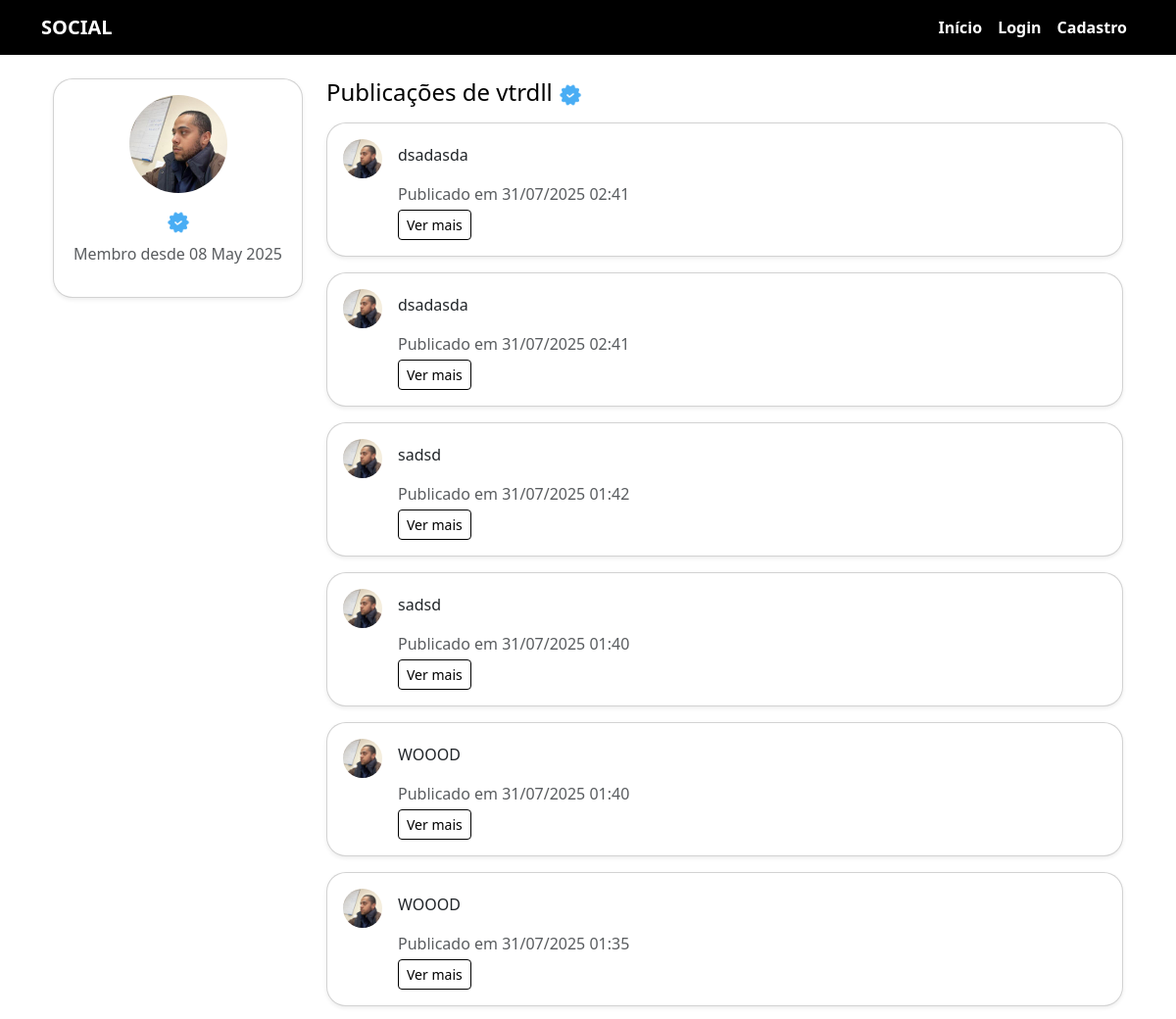
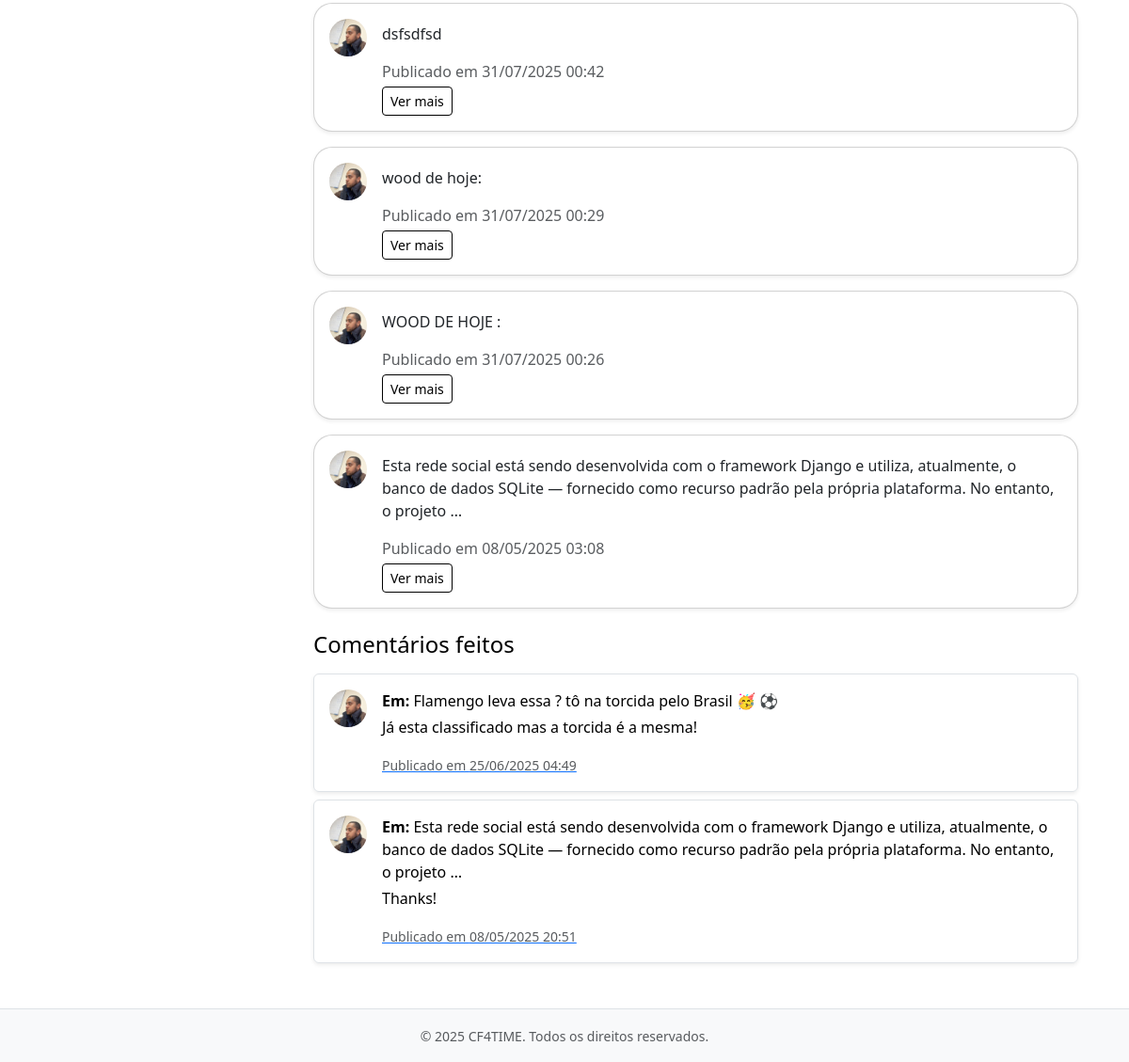
/profile/1/, run on an earlier commit of the app's database (2 pictures, top to bottom).
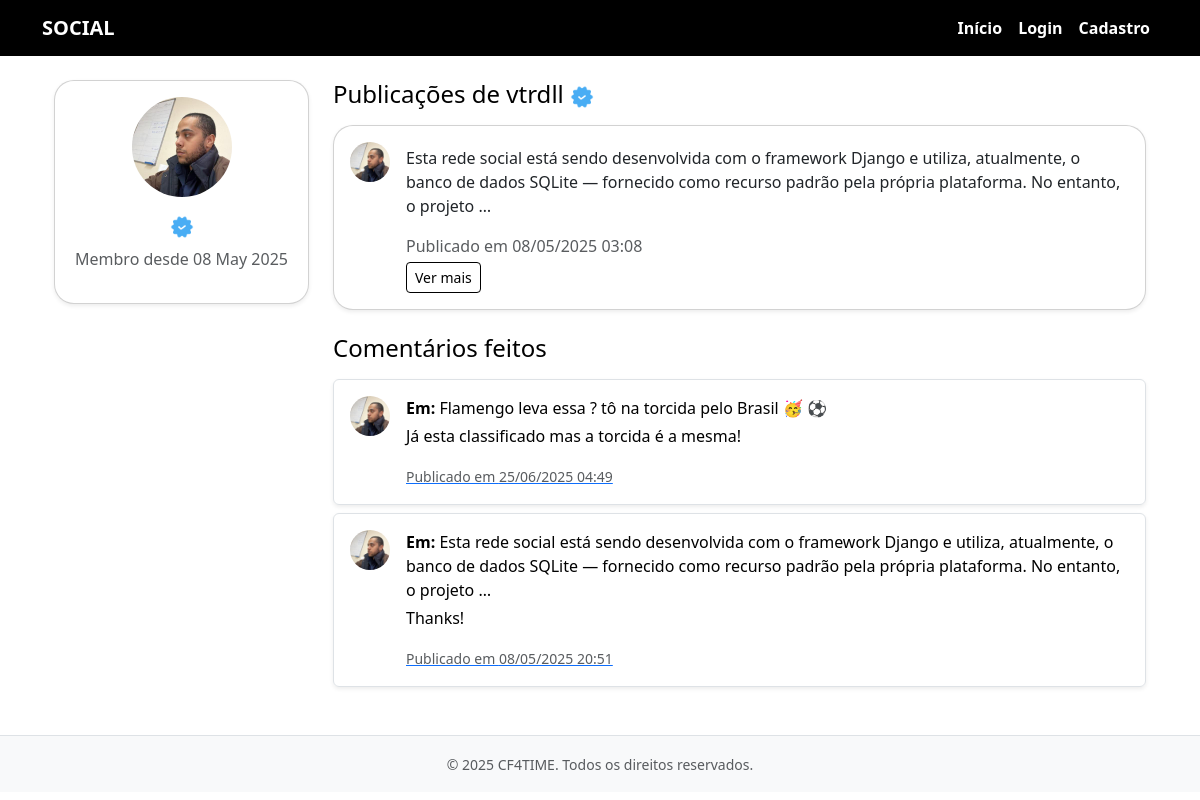
And on a later commit of the database.
### Social/models.py (models this page shows, shortened)
class Post(models.Model):
    author= models.ForeignKey(User, on_delete=models.CASCADE, )
    created_at = models.DateTimeField(auto_now=True, auto_created=True)
    text = models.TextField(max_length=2000)
    like = models.ManyToManyField(User,  related_name= 'liked_post')

class Comment(models.Model):
    author = models.ForeignKey(User, on_delete=models.CASCADE)
    comment = models.TextField(max_length=1000)
    like_comment = models.ManyToManyField(User, related_name='liked_comment')
    created_at = models.DateTimeField(auto_now=True, auto_created=True)
    post  = models.ForeignKey(Post, on_delete=models.CASCADE,)

### account/models.py (models this page shows, shortened)
class Profile (models.Model):
    BOX_CHOICES = (('CF4TIME CAMPINA ', 'CF4TIME CAMPINA'), ('CF4TIME CAMPINA', 'CF4TIME JOCKEY'))
    GENRE_CHOICES =(('MASCULINO', 'MASCULINO'),  ('FEMININO','FEMININO'), ('NÃO-ESPECIFICAR','NÃO-ESPECIFICAR'))
    CATEGORY_CHOICES = (('FITNESS', 'FITNESS'), ('SCALED','SCALED'),('AMADOR', 'AMADOR'), ('RX','RX',), ('MASTER', 'MASTER'))
    genre = models.CharField(choices=GENRE_CHOICES, default = 'NÃO-ESPECIFICAR')
    user = models.OneToOneField(User, on_delete=models.CASCADE)
    photo = models.ImageField(upload_to='media_profile', null=True, blank=True)
    created_at_profile =  models.DateField(auto_now=True)
    birthday = models.DateField(max_length=50, default=timezone.now)
    weight = models.DecimalField(max_digits= 5, decimal_places = 2, validators=[MaxValueValidator (300), MinValueValidator(0)], default=0)
    height = models.DecimalField(max_digits= 5, decimal_places = 2,  default=0)
    category = models.CharField(choices= CATEGORY_CHOICES, default= 'EXPERIMENTAL')
    box = models.CharField(choices = BOX_CHOICES, default = 'DEFAULT')
    is_coach = models.BooleanField(default=False,)

### account/views.py (the view)
# urls.py: path('profile/<int:pk>/', ProfileDetail.as_view(), name='profile-detail'),
class ProfileDetail(DetailView):
    def get(self, request, pk):
        user_profile = get_object_or_404(User, pk=pk)
        posts = Post.objects.filter(author=user_profile).order_by('-created_at')
        comments = Comment.objects.filter(author=user_profile).order_by('-created_at')
        return render(request, 'profile.html', {
            'user_profile': user_profile,
            'posts': posts,
            'comments': comments,
        })

### account/templates/profile.html (shortened to what this page needs)
{% extends "base.html" %}
{% load static %}
{% block content %}
<div class="container">
    <div class="row">
        <div class="col-md-3 mb-4">
            <div class="card shadow-sm text-center">
                <div class="card-body">
                    {% if user_profile.profile.photo %}
                        <img src="{{ user_profile.profile.photo.url }}" class="rounded-circle mb-3" width="100" height="100" style="object-fit: cover;" alt="Foto de perfil">
                    {% else %}
                        <img src="https://via.placeholder.com/100" class="rounded-circle mb-3" alt="Sem foto">
                    {% endif %}
                    <h5 class="card-title">{{ user.username }} <img src="{% static 'verified.png' %}" alt="Verificado" width="24"></h5>
                    <p class="text-muted">Membro desde {{ user_profile.date_joined|date:"d M Y" }}</p>
                </div>
            </div>
        </div>
        <div class="col-md-9">
            <div class="mb-4">
                <h4 class="mb-3">Publicações de {{ user_profile.username }} <img src="{% static 'verified.png' %}" alt="Verificado" width="24"></h4>
                {% if posts %}
                    {% for post in posts %}
                        <div class="card mb-3 shadow-sm">
                            <div class="card-body d-flex align-items-start">
                                {% if post.author.profile.photo %}
                                    <img src="{{ post.author.profile.photo.url }}" class="rounded-circle me-3" width="40" height="40" style="object-fit: cover;" alt="Autor">
                                {% else %}
                                    <img src="https://via.placeholder.com/40" class="rounded-circle me-3" alt="Sem foto">
                                {% endif %}
                                <div>
                                    <p class="card-text">{{ post.text|truncatewords:30 }}</p>
                                    <p class="text-muted mb-1">Publicado em {{ post.created_at|date:"d/m/Y H:i" }}</p>
                                    <a href="{% url 'post-detail' post.pk %}" class="btn btn-sm btn-outline-primary">Ver mais</a>
                                </div>
                            </div>
                        </div>
                    {% endfor %}
                {% else %}
                    <p class="text-muted">Este usuário ainda não publicou nada.</p>
                {% endif %}
            </div>
            <div class="mb-4">
                <h4 class="mb-3">Comentários feitos</h4>
                {% if comments %}
                    {% for comment in comments %}
                        <div class="list-group-item mb-2 border rounded p-3 shadow-sm d-flex align-items-start">
                            {% if comment.author.profile.photo %}
                                <img src="{{ comment.author.profile.photo.url }}" class="rounded-circle me-3" width="40" height="40" style="object-fit: cover;" alt="Autor">
                            {% else %}
                                <img src="https://via.placeholder.com/40" class="rounded-circle me-3" alt="Sem foto">
                            {% endif %}
                            <div>
                                <p class="mb-1"><strong>Em:</strong> {{ comment.post.text|truncatewords:30 }}</p>
                                <p>{{ comment.comment }}</p>
                                <a href="{% url 'post-detail' comment.post.pk %}">
                                    <small class="text-muted">Publicado em {{ comment.created_at|date:"d/m/Y H:i" }}</small>
                                </a>
                            </div>
                        </div>
                    {% endfor %}
                {% else %}
                    <p class="text-muted">Nenhum comentário feito ainda.</p>
                {% endif %}
            </div>
        </div>
    </div>
</div>
{% endblock %}

What changed in the data, as far as the page shows it:
removed Post: author.profile.photo (picture), text "dsadasda", created_at "31/07/2025 02:41"
removed Post: author.profile.photo (picture), text "dsadasda", created_at "31/07/2025 02:41"
removed Post: author.profile.photo (picture), text "sadsd", created_at "31/07/2025 01:42"
removed Post: author.profile.photo (picture), text "sadsd", created_at "31/07/2025 01:40"
removed Post: author.profile.photo (picture), text "WOOOD", created_at "31/07/2025 01:40"
removed Post: author.profile.photo (picture), text "WOOOD", created_at "31/07/2025 01:35"
removed Post: author.profile.photo (picture), text "dsfsdfsd", created_at "31/07/2025 00:42"
removed Post: author.profile.photo (picture), text "wood de hoje:", created_at "31/07/2025 00:29"
removed Post: author.profile.photo (picture), text "WOOD DE HOJE :", created_at "31/07/2025 00:26"
